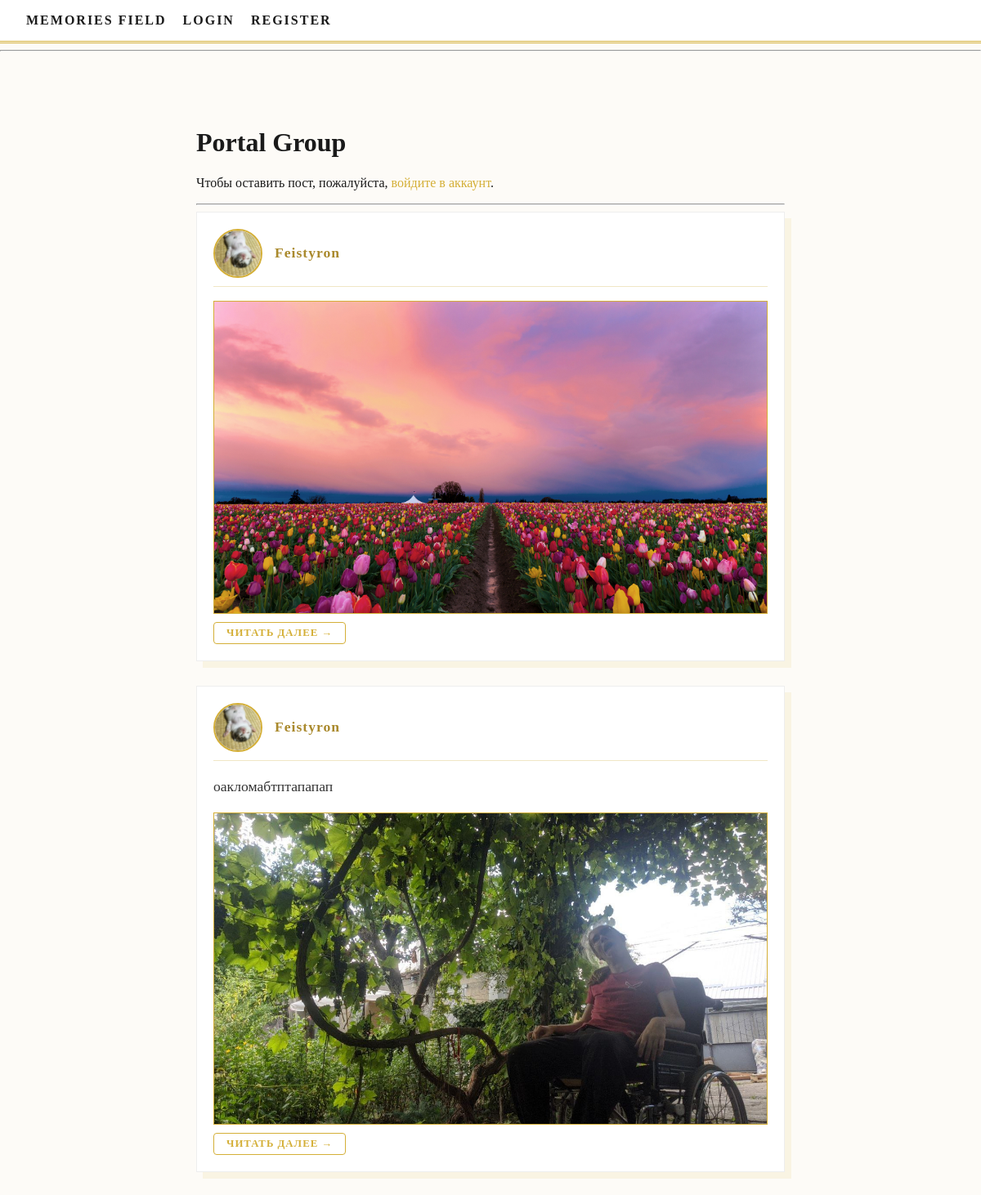
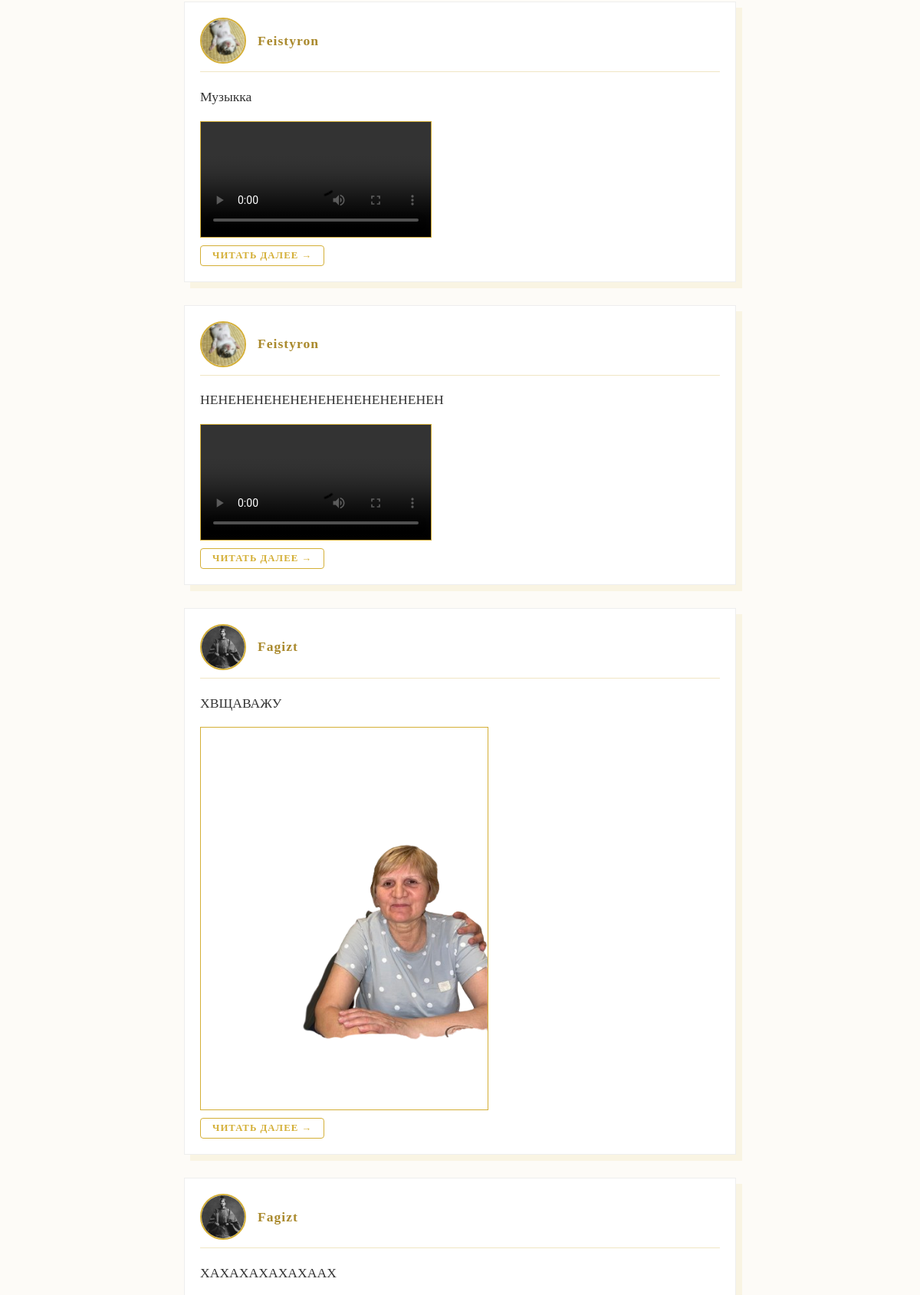
The page / (upper part) on the database its author committed (2 pictures, top to bottom).
### apps/accounts/models.py (models this page shows, shortened)
class Post(models.Model):
    author = models.ForeignKey(User, on_delete=models.CASCADE)
    content = models.TextField(blank=True)
    image = models.ImageField(upload_to='post_images/', blank=True, null=True)
    video = models.FileField(upload_to='post_videos/', blank=True, null=True)
    created_at = models.DateTimeField(auto_now_add=True)
    class Meta:
        ordering = ['-created_at']

class Profile(models.Model):
    user = models.OneToOneField(User, on_delete=models.CASCADE)
    avatar = models.ImageField(upload_to='avatars/', null=True, blank=True)
    header_image = models.ImageField(upload_to='headers/', null=True, blank=True)

### apps/accounts/views.py (the view)
def home_view(request):
    posts = Post.objects.all()
    if request.method == 'POST':
        form = PostForm(request.POST, request.FILES)
        if form.is_valid():
            new_post = form.save(commit=False)
            new_post.author = request.user
            new_post.save()
            return redirect('home')
    else:
        form = PostForm()
    return render(request, 'home.html', {'posts': posts, 'form': form})

### templates/home.html (shortened to what this page needs)
{% extends "base.html" %}
{% block content %}
    <h1>Portal Group</h1>
    {% if user.is_authenticated %}
        <form method="POST" enctype="multipart/form-data" class="post-form">
            {% csrf_token %}
            <div class="gold-form-wrapper">
                {{ form.as_p }}
                <button type="submit">Отправить пост</button>
            </div>
        </form>
    {% else %}
        <div class="login-prompt">
            <p>Чтобы оставить пост, пожалуйста, <a href="{% url 'login' %}">войдите в аккаунт</a>.</p>
        </div>
    {% endif %}
    <hr>
    {% for post in posts %}
        <div class="post-card">
            <div class="post-header">
                <img src="{{ post.author.profile.avatar.url }}" class="mini-avatar">
                <strong>{{ post.author.username }}</strong>
            </div>
            <div class="post-content">
                <p>{{ post.content }}</p>
                {% if post.image %}
                    <img src="{{ post.image.url }}" class="post-img">
                {% endif %}
                {% if post.video %}
                    <video controls class="post-video">
                        <source src="{{ post.video.url }}" type="video/mp4">
                    </video>
                {% endif %}
                <a href="{% url 'post_detail' post.pk %}" class="gold-button-link">Читать далее →</a>
            </div>
        </div>
    {% endfor %}
{% endblock %}

### static/css/main.css (style rules this page uses)
:root { --bg-light: #fdfbf7; --card-bg: #ffffff; --accent-gold: #d4af37; --gold-dark: #aa8a2e; --text-dark: #1a1a1a; --text-muted: #7a6a40; --border-gold: 1px solid #d4af37; }
* { box-sizing: border-box; }
body { background-color: var(--bg-light); color: var(--text-dark); font-family: 'Georgia', 'Times New Roman', serif; margin: 0; }
.post-card { background-color: var(--card-bg); border: var(--border-gold); padding: 20px; margin-bottom: 30px; box-shadow: 8px 8px 0px rgba(212, 175, 55, 0.1); transition: transform 0.2s; }
.post-header { display: flex; align-items: center; margin-bottom: 15px; border-bottom: 1px solid #f0e6c5; padding-bottom: 10px; }
.mini-avatar { width: 60px; height: 60px; border-radius: 50%; object-fit: cover; border: 2px solid var(--accent-gold); margin-right: 15px; }
.post-header strong { color: var(--gold-dark); font-size: 1.1rem; letter-spacing: 1px; }
.post-content p { font-size: 1.1rem; line-height: 1.6; color: #333; }
.post-img, .post-video { max-width: 100%; max-height: 500px; border: var(--border-gold); margin-top: 15px; display: block; }
.post-card { transition: all 0.3s ease; border: 1px solid #eee; }
a { color: var(--accent-gold); text-decoration: none; transition: all 0.3s ease; }
.gold-button-link { display: inline-block; margin-top: 10px; padding: 5px 15px; border: 1px solid var(--accent-gold); border-radius: 4px; font-weight: bold; text-transform: uppercase; font-size: 0.8rem; letter-spacing: 1px; }

### rows shown on the page
Post: author.profile.avatar (picture), author.username "Feistyron", image (picture)
Post: author.profile.avatar (picture), author.username "Feistyron", content "оакломабтптапапап", image (picture)
Post: author.profile.avatar (picture), author.username "Feistyron", content "Музыкка"
Post: author.profile.avatar (picture), author.username "Feistyron", content "НЕНЕНЕНЕНЕНЕНЕНЕНЕНЕНЕНЕНЕН"
Post: author.profile.avatar (picture), author.username "Fagizt", content "ХВЩАВАЖУ", image (picture)
Post: author.profile.avatar (picture), author.username "Fagizt", content "ХАХАХАХАХАХААХ"
